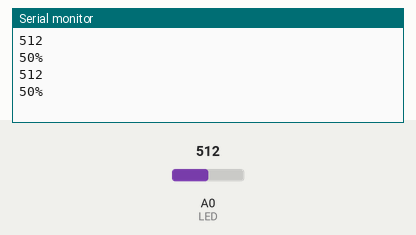
The sketch below on a simulated Arduino Uno, built with avr-gcc and run on an emulated ATmega328P. Parts: the last lines printed to the serial monitor. Inputs (shaded band) come from the test bench; at power-on: A0 (LED) = 512.

Above: at 1.8 s.
1.9 s: A0 (LED) set to 716
At 2.4 s:
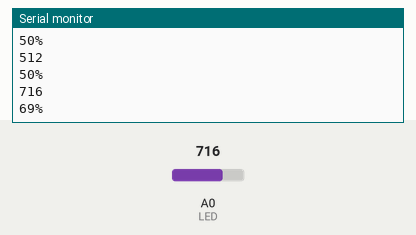
3.4 s: A0 (LED) set to 900
At 4.8 s:
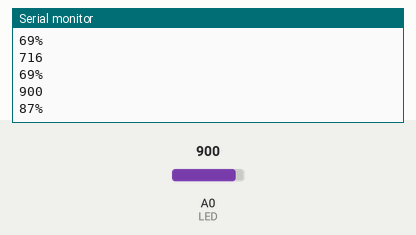
Timing chart, 0 to 6.4 s (numbered marks = the images above; inputs shaded):
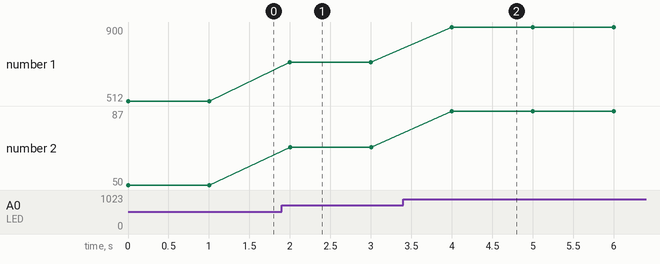

Measured:
- after the input at 1.9 s, the serial monitor: prints a new line after 0.10 s (image 1)
- after the input at 3.4 s, the serial monitor: prints a new line after 0.60 s (image 2)
- plotted number 1: 512 → 716 after the input at 1.9 s, 716 → 900 after the input at 3.4 s
- plotted number 2: 50 → 69 after the input at 1.9 s, 69 → 87 after the input at 3.4 s

The sketch:

ldr-analogRead.ino
```cpp
// the setup function runs once when you press reset or power the board
void setup() {
  // initialize digital pin LED_BUILTIN as an output.
  pinMode(A0, INPUT);
  Serial.begin(115200);
}

// the loop function runs over and over again forever
void loop() {
  long data = analogRead(A0);   // turn the LED on (HIGH is the voltage level)
  Serial.println(data);
  int percent = map(data, 0, 1023, 0, 100);
  Serial.print(percent); Serial.println("%");
  delay(1000);                       // wait for a second
}
```
